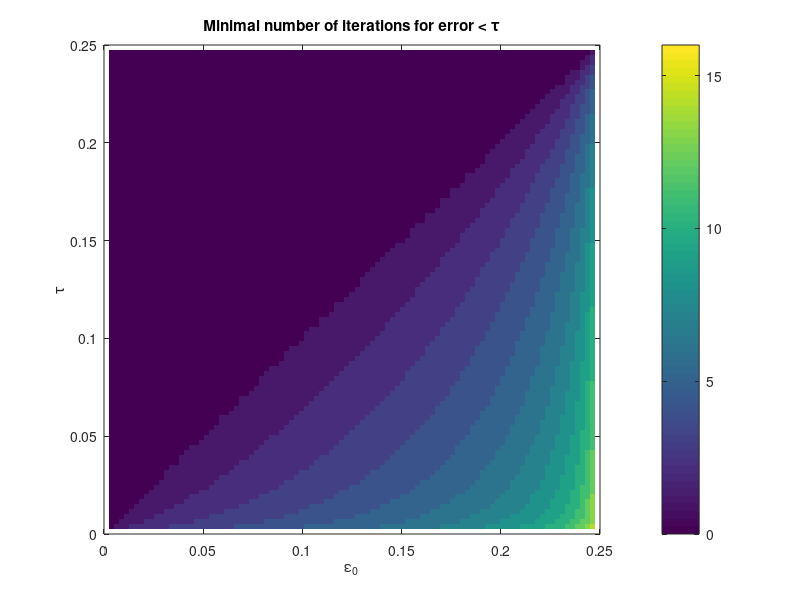

Recreate this plot in MATLAB.
C               = 2;
p               = 1.5;
eps_max         = C^(1/(1-p));

ngp             = 100; % number of grid points
eps_lin         = linspace(0, eps_max, ngp);
tau_lin         = linspace(0, eps_max, ngp);
[eps_msh,tau_msh] = meshgrid(eps_lin(2:(end-1)),tau_lin(2:(end-1)));

kmin = @(eps, C, p, tau) ceil(log( ( log(tau) + (1/(p-1)).*log(C) ) ./ log(C^(1/(p-1)) .* eps)  ) ./ log(p) );
k = kmin(eps_msh, C, p, tau_msh);

% Consider only gridpoints where: eps larger as tau
for ne = 1:ngp-2
    for nt = 1:ngp-2
        if (ne > nt)
           k(ne,nt) = 0;
        end
    end
end

% Plotting
pcolor(eps_msh,tau_msh,k)
colorbar()
title('Minimal number of iterations for error < \tau')
xlabel('\epsilon_0')
ylabel('\tau')
xlim([0,eps_max])
ylim([0,eps_max])
shading flat